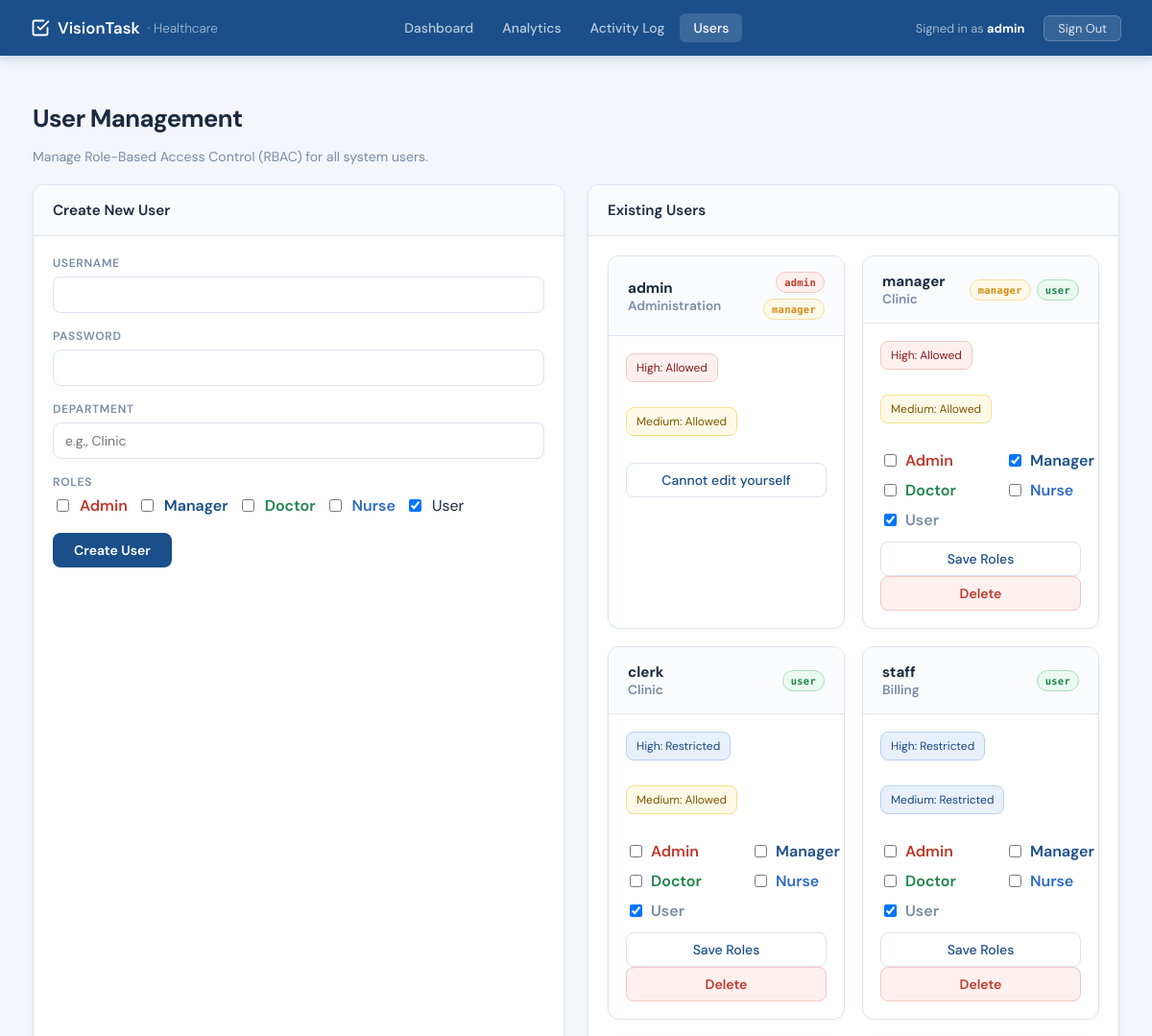
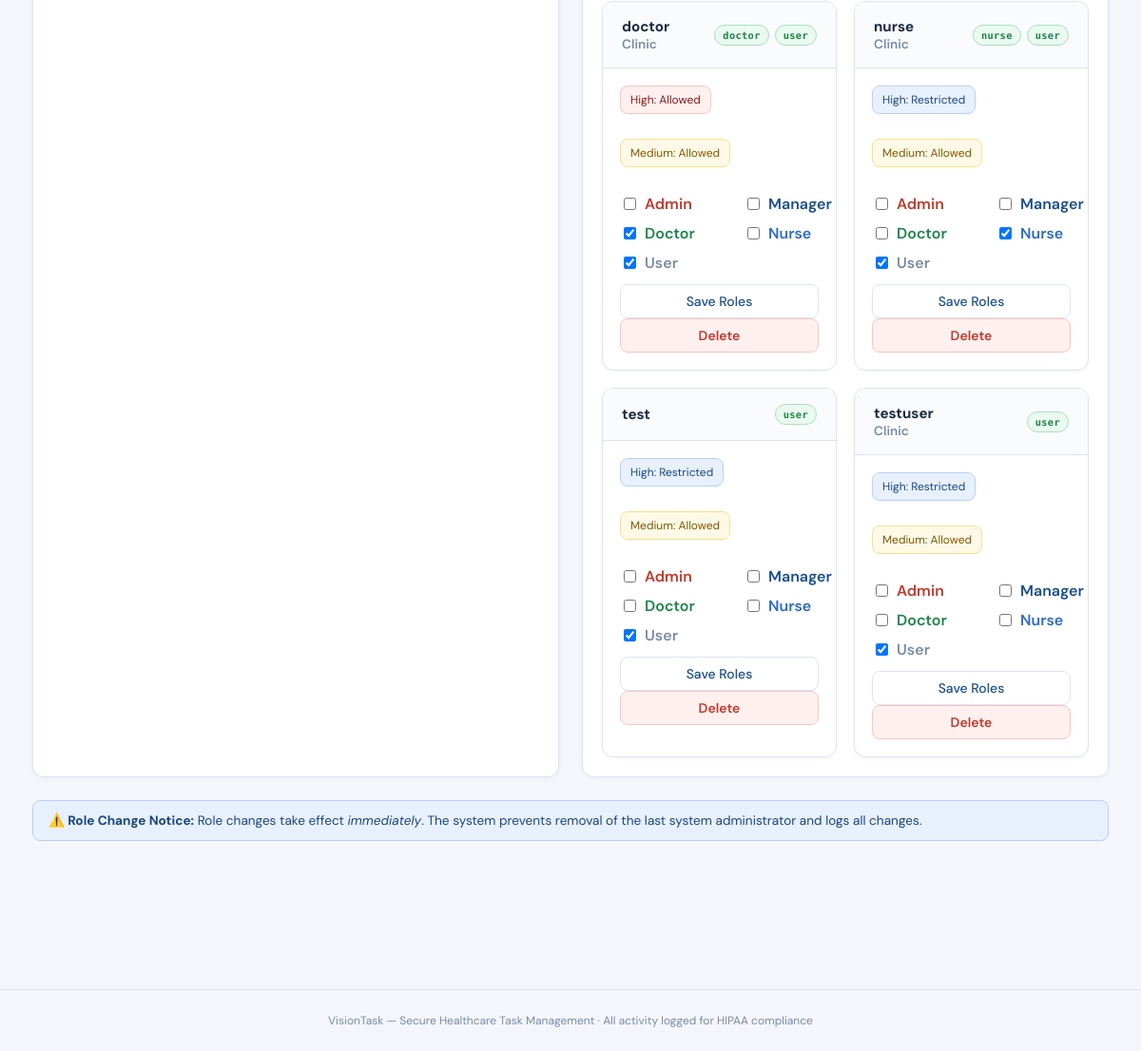
Page /users (signed in) on the earlier database version (2 pictures, top to bottom).
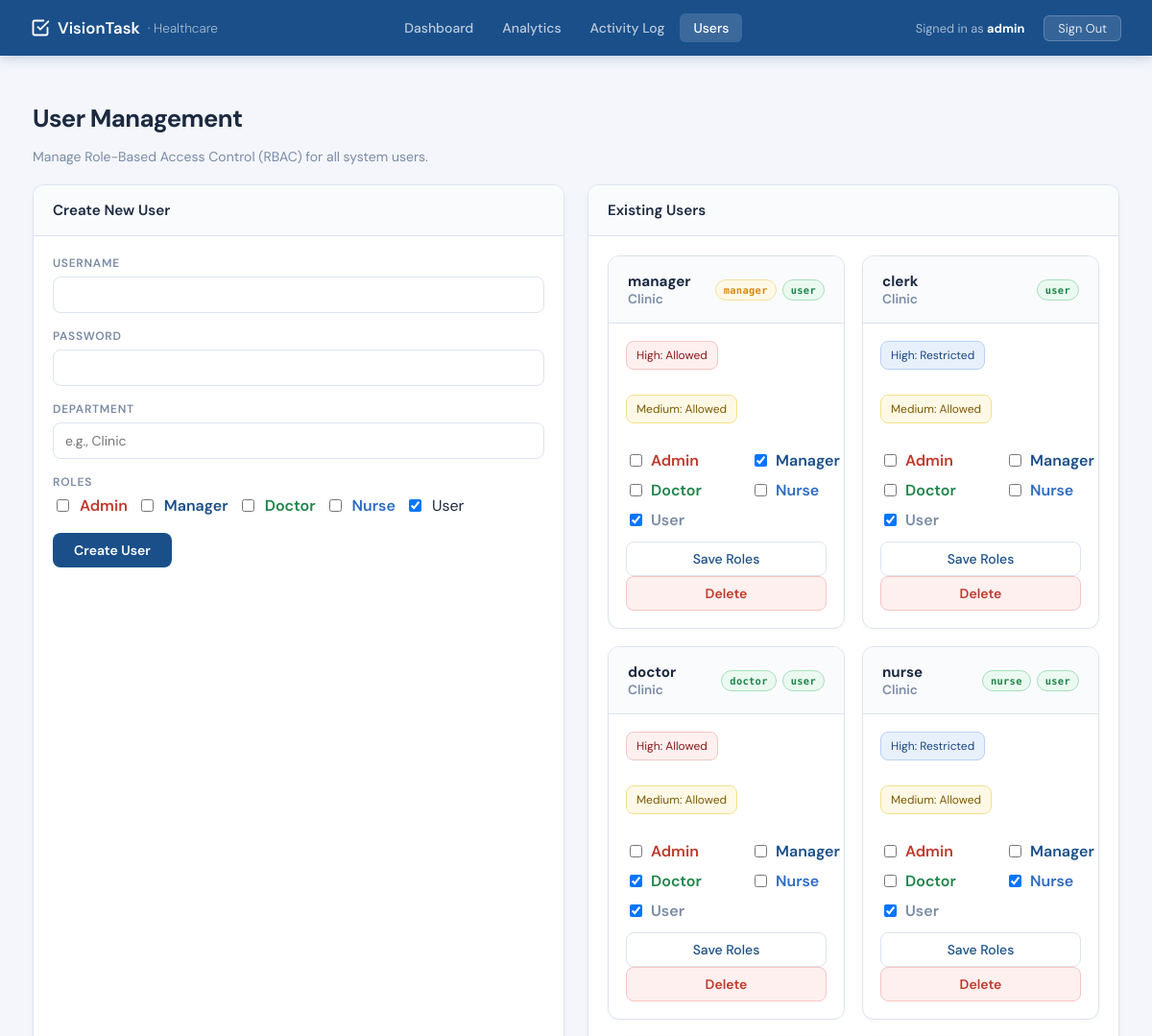
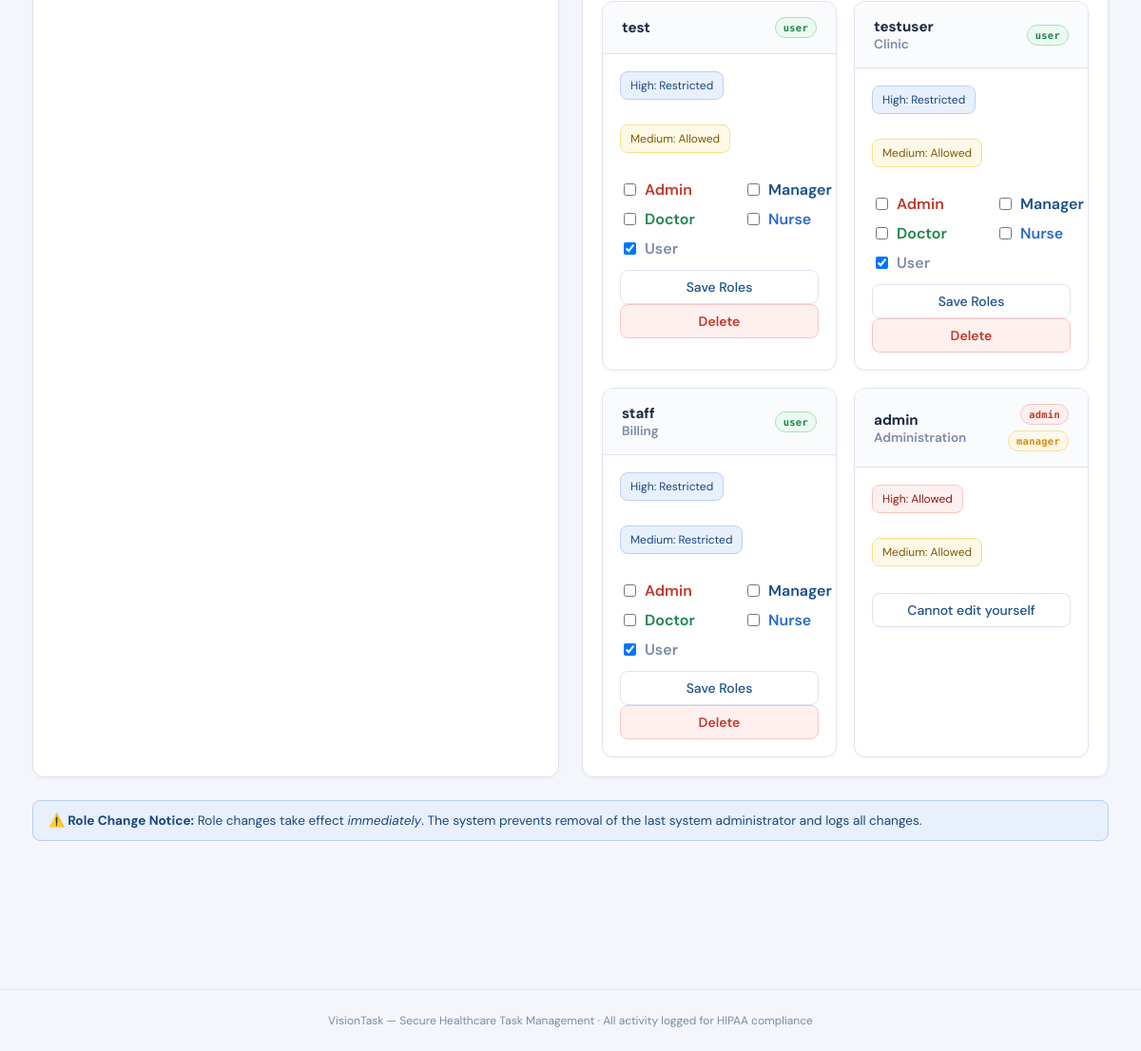
Same page on the later database version (2 pictures, top to bottom).
### tables this page shows
CREATE TABLE users (
            username TEXT PRIMARY KEY,
            password_hash TEXT NOT NULL,
            roles TEXT NOT NULL,
            department TEXT,
            can_view_high_sensitivity INTEGER NOT NULL,
            can_view_medium_sensitivity INTEGER NOT NULL
        );

### vision_task/app (2).py (the view)
    @app.route("/users", methods=["GET"])
    def ui_users():
        redir = _require_login()
        if redir: return redir
        user = _get_session_user()
        if "admin" not in user.roles:
            return render_template("error.html", user=user,
                                   message="Only administrators can manage users."), 403
        return render_template("users.html", user=user, users=list_users(),
                               success_msg=request.args.get("success"),
                               error_msg=request.args.get("error"))

### vision_task/auth.py (called while the page is built)
def _ensure_demo_users():
    for u in DEMO_USERS:
        existing = db_get_user(u.username)
        if not existing:
            db_insert_user(u)

def list_users() -> list[User]:
    _ensure_demo_users()
    return db_list_users()

def get_user(username: str) -> User | None:
    _ensure_demo_users()
    return db_get_user(username)

### vision_task/db.py (called while the page is built)
def _get_db_path() -> str:
    return os.environ.get("VISION_TASK_DB") or "vision_task.db"

def _get_connection() -> sqlite3.Connection:
    conn = sqlite3.connect(_get_db_path(), detect_types=sqlite3.PARSE_DECLTYPES)
    conn.row_factory = sqlite3.Row
    return conn

def _row_to_user(row: sqlite3.Row) -> User:
    return User(
        username=row["username"],
        password_hash=row["password_hash"],
        roles=json.loads(row["roles"]),
        department=row["department"],
        can_view_high_sensitivity=bool(row["can_view_high_sensitivity"]),
        can_view_medium_sensitivity=bool(row["can_view_medium_sensitivity"]),
    )

def list_users() -> List[User]:
    conn = _get_connection()
    cur = conn.cursor()
    cur.execute("SELECT * FROM users")
    rows = cur.fetchall()
    conn.close()
    return [_row_to_user(r) for r in rows]

def get_user(username: str) -> Optional[User]:
    conn = _get_connection()
    cur = conn.cursor()
    cur.execute("SELECT * FROM users WHERE username = ?", (username,))
    row = cur.fetchone()
    conn.close()
    return _row_to_user(row) if row else None

### vision_task/templates/users.html (shortened to what this page needs)
{% extends "base.html" %}
{% block content %}
<h1 class="vt-page-title">User Management</h1>
<p class="vt-subtitle">Manage Role-Based Access Control (RBAC) for all system users.</p>
<div class="grid-2" style="gap:24px; margin-top:20px;">
    <div class="vt-card">
        <div class="vt-card-header">Create New User</div>
        <div style="padding:20px;">
            <form method="post" action="{{ url_for('ui_create_user') }}">
                <div style="margin-bottom:16px;">
                    <label class="vt-label">Username</label>
                    <input class="vt-input" name="username" required />
                </div>
                <div style="margin-bottom:16px;">
                    <label class="vt-label">Password</label>
                    <input class="vt-input" name="password" type="password" required />
                </div>
                <div style="margin-bottom:16px;">
                    <label class="vt-label">Department</label>
                    <input class="vt-input" name="department" placeholder="e.g., Clinic" />
                </div>
                <div style="margin-bottom:18px;">
                    <label class="vt-label">Roles</label>
                    <div style="display:flex;flex-wrap:wrap;gap:10px;">
                        <label style="display:flex;align-items:center;gap:8px;">
                            <input type="checkbox" name="roles" value="admin" />
                            <span style="font-weight:600;color:var(--high);">Admin</span>
                        </label>
                        <label style="display:flex;align-items:center;gap:8px;">
                            <input type="checkbox" name="roles" value="manager" />
                            <span style="font-weight:600;color:var(--brand);">Manager</span>
                        </label>
                        <label style="display:flex;align-items:center;gap:8px;">
                            <input type="checkbox" name="roles" value="doctor" />
                            <span style="font-weight:600;color:var(--low);">Doctor</span>
                        </label>
                        <label style="display:flex;align-items:center;gap:8px;">
                            <input type="checkbox" name="roles" value="nurse" />
                            <span style="font-weight:600;color:var(--brand-mid);">Nurse</span>
                        </label>
                        <label style="display:flex;align-items:center;gap:8px;">
                            <input type="checkbox" name="roles" value="user" checked />
                            <span>User</span>
                        </label>
                    </div>
                </div>
                <button class="btn-brand" type="submit">Create User</button>
            </form>
        </div>
    </div>
    <div class="vt-card">
        <div class="vt-card-header">Existing Users</div>
        <div style="padding:20px;">
            <div style="display:grid;grid-template-columns:repeat(auto-fit,minmax(240px,1fr));gap:18px;">
                {% for u in users %}
                <div class="vt-card" style="border:1px solid var(--border);">
                    <div class="vt-card-header" style="display:flex;justify-content:space-between;align-items:center;">
                        <div>
                            <strong>{{ u.username }}</strong>
                            {% if u.department %}
                            <div style="font-size:.85rem;color:var(--muted);">{{ u.department }}</div>
                            {% endif %}
                        </div>
                        <div style="display:flex;flex-wrap:wrap;gap:6px;justify-content:flex-end;">
                            {% for r in u.roles %}
                            <span class="sens-badge badge-{{ 'high' if r == 'admin' else 'medium' if r == 'manager' else 'low' }}" style="font-size:.65rem;padding:4px 8px;">
                                {{ r }}
                            </span>
                            {% endfor %}
                        </div>
                    </div>
                    <div style="padding:18px;">
                        <div style="display:flex;gap:10px;flex-wrap:wrap;margin-bottom:12px;">
                            <span class="vt-alert vt-alert-{{ 'danger' if u.can_view_high_sensitivity else 'info' }}" style="padding:6px 10px; font-size:.75rem;">
                                High: {% if u.can_view_high_sensitivity %}Allowed{% else %}Restricted{% endif %}
                            </span>
                            <span class="vt-alert vt-alert-{{ 'warn' if u.can_view_medium_sensitivity else 'info' }}" style="padding:6px 10px; font-size:.75rem;">
                                Medium: {% if u.can_view_medium_sensitivity %}Allowed{% else %}Restricted{% endif %}
                            </span>
                        </div>
                        {% if u.username != user.username %}
                        <form method="post" action="{{ url_for('ui_update_role', username=u.username) }}">
                            <div style="display:grid;grid-template-columns:repeat(2,minmax(120px,1fr));gap:10px;margin-bottom:12px;">
                                {% for role, label, color in [('admin','Admin','var(--high)'),('manager','Manager','var(--brand)'),('doctor','Doctor','var(--low)'),('nurse','Nurse','var(--brand-mid)'),('user','User','var(--muted)')] %}
                                <label style="display:flex;align-items:center;gap:6px;font-weight:600;color:{{ color }};">
                                    <input type="checkbox" name="roles" value="{{ role }}" {% if role in u.roles %}checked{% endif %} />
                                    {{ label }}
                                </label>
                                {% endfor %}
                            </div>
                            <div style="display:flex;gap:10px;flex-wrap:wrap;">
                                <button type="submit" class="btn-outline" style="flex:1;">Save Roles</button>
                            </div>
                        </form>
                        <form method="post" action="{{ url_for('ui_delete_user', username=u.username) }}" onsubmit="return confirm('Delete user {{ u.username }}? This cannot be undone.');">
                            <button type="submit" class="btn-danger-soft" style="width:100%;">Delete</button>
                        </form>
                        {% else %}
                        <div>
                            <button type="button" class="btn-outline" disabled style="width:100%;">Cannot edit yourself</button>
                        </div>
                        {% endif %}
                    </div>
                </div>
                {% endfor %}
            </div>
        </div>
    </div>
</div>
<div class="vt-alert vt-alert-info" style="margin-top:24px;">
    <strong>⚠️ Role Change Notice:</strong> Role changes take effect <em>immediately</em>. The system prevents removal of the last system administrator and logs all changes.
</div>
{% endblock %}

### vision_task/templates/base.html (shortened to what this page needs)
<!DOCTYPE html>
<html lang="en">
<head>
</head>
<body>
{% if session.get('username') %}
<nav class="vt-nav">
    <a class="vt-nav-brand" href="{{ url_for('ui_dashboard') }}">
        <svg width="20" height="20" viewBox="0 0 24 24" fill="none" stroke="currentColor" stroke-width="2.2" stroke-linecap="round" stroke-linejoin="round">
            <path d="M9 11l3 3L22 4"/><path d="M21 12v7a2 2 0 01-2 2H5a2 2 0 01-2-2V5a2 2 0 012-2h11"/>
        </svg>
        VisionTask <span>· Healthcare</span>
    </a>
    <div class="vt-nav-links">
        <a class="vt-nav-link {% if request.endpoint == 'ui_dashboard' %}active{% endif %}" href="{{ url_for('ui_dashboard') }}">Dashboard</a>
        <a class="vt-nav-link {% if request.endpoint == 'ui_performance_analytics' %}active{% endif %}" href="{{ url_for('ui_performance_analytics') }}">Analytics</a>
        <a class="vt-nav-link {% if request.endpoint == 'ui_activity_log' %}active{% endif %}" href="{{ url_for('ui_activity_log') }}">Activity Log</a>
        <a class="vt-nav-link {% if request.endpoint == 'ui_users' %}active{% endif %}" href="{{ url_for('ui_users') }}">Users</a>
    </div>
    <div style="display:flex;align-items:center;gap:12px;">
        <span class="vt-nav-user">Signed in as <strong>{{ session.get('username') }}</strong></span>
        <a class="btn-logout" href="{{ url_for('logout') }}">Sign Out</a>
    </div>
</nav>
{% endif %}
<main class="vt-main">{% block content %}{% endblock %}</main>
<div class="vt-footer">
    VisionTask — Secure Healthcare Task Management · All activity logged for HIPAA compliance
</div>
</body>
</html>

### vision_task/templates/base.html (style rules this page uses)
:root { --brand: #1a4f8a; --brand-light: #e8f0fb; --brand-mid: #2d6bc4; --high: #c0392b; --high-bg: #fdf0ef; --med: #d68910; --med-bg: #fef9e7; --low: #1e8449; --low-bg: #eafaf1; --surface: #f4f6fb; --border: #dde3f0; --text: #1c2a40; --muted: #7a8ba6; }
*, *::before, *::after { box-sizing: border-box; }
body { font-family: 'DM Sans', sans-serif; background: var(--surface); color: var(--text); min-height: 100vh; margin: 0; }
.vt-nav { background: var(--brand); padding: 0 2rem; height: 58px; display: flex; align-items: center; justify-content: space-between; box-shadow: 0 2px 12px rgba(26,79,138,.25); position: sticky; top: 0; z-index: 100; }
.vt-nav-brand { color: #fff; font-weight: 600; font-size: 1.05rem; text-decoration: none; display: flex; align-items: center; gap: 8px; }
.vt-nav-brand span { opacity: .6; font-weight: 300; font-size: .85rem; }
.vt-nav-links { display: flex; align-items: center; gap: 2px; }
.vt-nav-link { color: rgba(255,255,255,.7); text-decoration: none; font-size: .875rem; font-weight: 500; padding: 6px 14px; border-radius: 6px; transition: all .15s; }
.vt-nav-link:hover, .vt-nav-link.active { background: rgba(255,255,255,.15); color: #fff; }
.vt-nav-user { color: rgba(255,255,255,.6); font-size: .8rem; margin-right: 8px; }
.vt-nav-user strong { color: #fff; }
.btn-logout { background: rgba(255,255,255,.12); color: rgba(255,255,255,.85); border: 1px solid rgba(255,255,255,.2); font-size: .8rem; padding: 4px 14px; border-radius: 6px; text-decoration: none; transition: background .15s; }
.vt-main { max-width: 1180px; margin: 0 auto; padding: 32px 24px 80px; }
.vt-card { background: #fff; border: 1px solid var(--border); border-radius: 12px; box-shadow: 0 1px 4px rgba(0,0,0,.04); overflow: hidden; }
.vt-card-header { padding: 16px 20px; border-bottom: 1px solid var(--border); font-weight: 600; font-size: .95rem; display: flex; align-items: center; gap: 8px; background: #fafbfd; }
.sens-badge { display: inline-flex; align-items: center; gap: 4px; padding: 3px 10px; border-radius: 20px; font-size: .72rem; font-weight: 700; font-family: 'DM Mono', monospace; letter-spacing: .03em; }
.badge-high { background: var(--high-bg); color: var(--high); border: 1px solid #f5c6c4; }
.badge-medium { background: var(--med-bg); color: var(--med); border: 1px solid #f5dfa3; }
.badge-low { background: var(--low-bg); color: var(--low); border: 1px solid #a9dfbf; }
.btn-brand { background: var(--brand); color: #fff; border: none; padding: 9px 22px; border-radius: 8px; font-weight: 600; font-size: .875rem; cursor: pointer; transition: background .15s; font-family: inherit; }
.btn-outline { background: #fff; color: var(--brand); border: 1px solid var(--border); padding: 8px 18px; border-radius: 8px; font-weight: 500; font-size: .875rem; text-decoration: none; transition: all .15s; font-family: inherit; cursor: pointer; }
.btn-danger-soft { background: var(--high-bg); color: var(--high); border: 1px solid #f5c6c4; padding: 8px 18px; border-radius: 8px; font-weight: 600; font-size: .875rem; cursor: pointer; font-family: inherit; transition: background .15s; }
.vt-input, .vt-select, .vt-textarea { border: 1px solid var(--border); border-radius: 8px; padding: 9px 12px; font-size: .875rem; font-family: inherit; width: 100%; background: #fff; color: var(--text); transition: border-color .15s, box-shadow .15s; }
.vt-label { font-size: .75rem; font-weight: 600; color: var(--muted); text-transform: uppercase; letter-spacing: .06em; margin-bottom: 6px; display: block; }
.vt-alert { padding: 12px 16px; border-radius: 8px; font-size: .85rem; border: 1px solid; margin-bottom: 16px; }
.vt-alert-info { background: var(--brand-light); border-color: #b8d0f5; color: #1a4780; }
.vt-alert-warn { background: var(--med-bg); border-color: #f5e18a; color: #7d5800; }
.vt-alert-danger { background: var(--high-bg); border-color: #f5c6c4; color: #8b1a1a; }
.vt-page-title { font-size: 1.6rem; font-weight: 700; letter-spacing: -.025em; margin-bottom: 4px; }
.vt-subtitle { color: var(--muted); font-size: .875rem; }
.vt-footer { text-align: center; color: var(--muted); font-size: .75rem; padding: 24px 0; border-top: 1px solid var(--border); margin-top: 60px; }
.grid-2 { display: grid; grid-template-columns: 1fr 1fr; gap: 16px; }

Differences in the rows shown:
changed users "admin": moves down the list
changed users "staff": moves down the list
